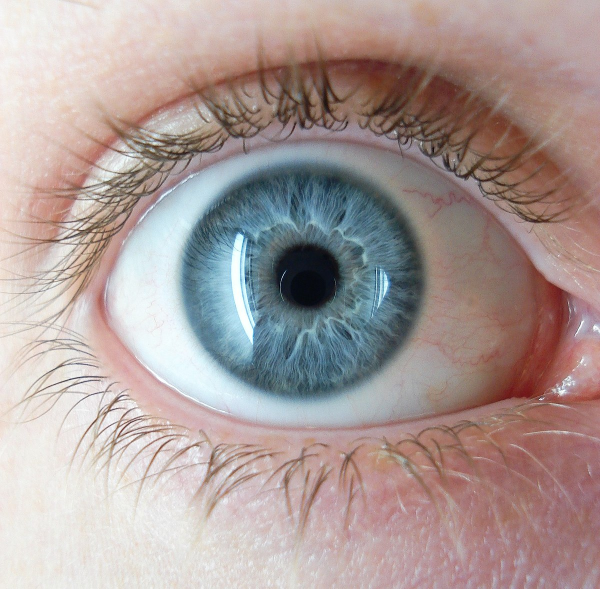
#> input picture images/A_blue_eye.jpg, 1200 x 1177 px (shown at 1/2 size)
$ python border_detection.py
#> lines starting #> are read from the running program, lines starting #| are printed output that depends on the picture; after the words box and inside, x2 and y2 are one past the last pixel; in counts of white or black regions, pixels touching at a corner belong together
import cv2
import numpy as np

#leitura da imagem
img = cv2.imread('./images/A_blue_eye.jpg')
#> img is the input picture: shape (1177, 1200, 3); mean B, G, R 152.6, 155.3, 170.5
#mudando os dimensões
img = cv2.resize(img,(0,0), fx=0.3,fy=0.3)
#> img: shape (353, 360, 3)

img_blue = (img[:,:,0]) #canal azul
img_green = (img[:,:,1]) #canal verde
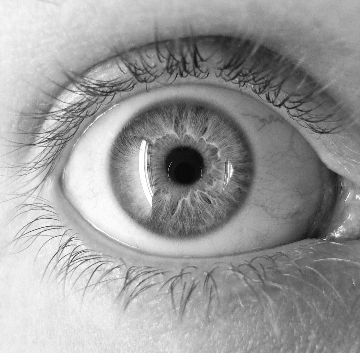
#> img_green: shape (353, 360); min 6, max 255, mean 155.2
img_red = (img[:,:,2]) #canal vermelho
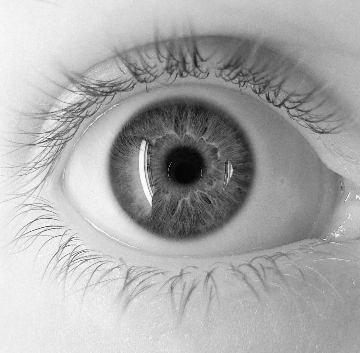
#> img_red: shape (353, 360); min 0, max 255, mean 170.4

img_gray = cv2.cvtColor(img, cv2.COLOR_BGR2GRAY) #imagem em escala de cinza
width, height = img_red.shape #dimensões da imagens (linha, coluna)
#> width = 353; height = 360

img_bin = img_red.copy() #copiando a imagem, para depois substituir os valores dos pixels em posições especificas

#faz a binarização
pixel =0
for i in range(width):
    for j in range(height):
        pixel = img_red[i][j]
        if pixel > 95:
            img_bin[i][j] = 255
        else:
            img_bin[i][j] = 0
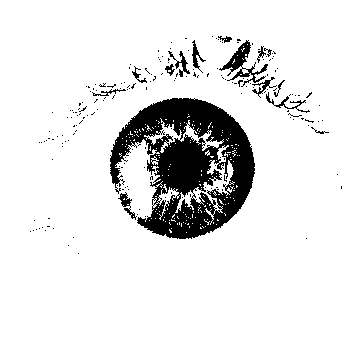
#> img_bin: shape (353, 360); 89.5% white; 194 black regions (179 under 20 px), largest, box (x1, y1, x2, y2) and area: (110, 98, 255, 239) 11206, (219, 40, 268, 87) 602, (168, 51, 190, 77) 157

#Guardar os extremos da limiarização, para desenhar o círculo
positionsX=[]
positionsY=[]

#crescimento por região
element = cv2.getStructuringElement(cv2.MORPH_ELLIPSE, (1,1))
img_bin = cv2.erode(img_bin,element)

#Filtro para retirar ruídos
img_bin = cv2.medianBlur(img_bin,9)
#> img_bin: shape (353, 360); 90% white; 11 black regions (5 under 20 px), largest, box (x1, y1, x2, y2) and area: (110, 98, 255, 239) 11971, (225, 43, 253, 79) 427, (121, 194, 130, 209) 85, (179, 59, 186, 73) 60, (193, 50, 199, 64) 54, (261, 81, 269, 90) 46

#detecção de bordas
img_bin = cv2.Canny(img_bin,100,200)
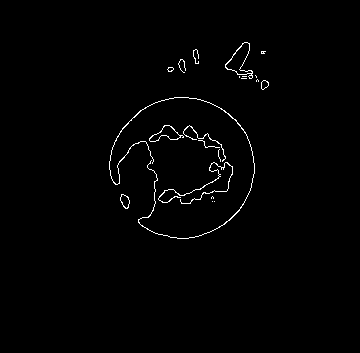
#> img_bin: shape (353, 360); 1.1% white in thin lines or dots, all inside (x1, y1, x2, y2) = (109, 42, 269, 239)

#Percorrendo a imagem binarizada
for i in range(width):
    for j in range(height):
        pixel = img_red[i][j]
        if pixel == 0:
            positionsX.append(i)
            positionsY.append(j)
#> after the loop, positionsX = [164]; positionsY = [169]

#definição de uma cor
color = (0,255,255)

#fazendo os círculos
cv2.circle(img, (positionsY[0],positionsX[0]), 70, color)
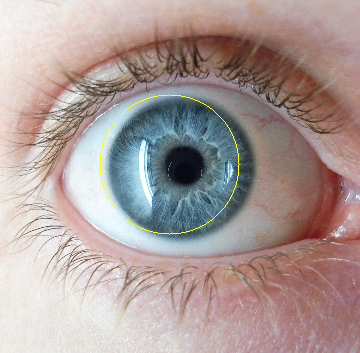
#> img: shape (353, 360, 3); mean B, G, R 152, 155.5, 170.8
cv2.circle(img, (positionsY[0],positionsX[0]), 20, color)
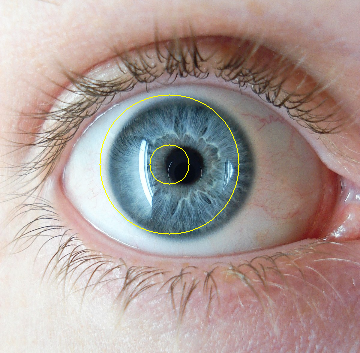
#> img: shape (353, 360, 3); 0.09% of pixels changed, all inside (x1, y1, x2, y2) = (149, 144, 190, 185)

#Exibição das imagens
result = np.hstack((img_blue,img_green,img_red))
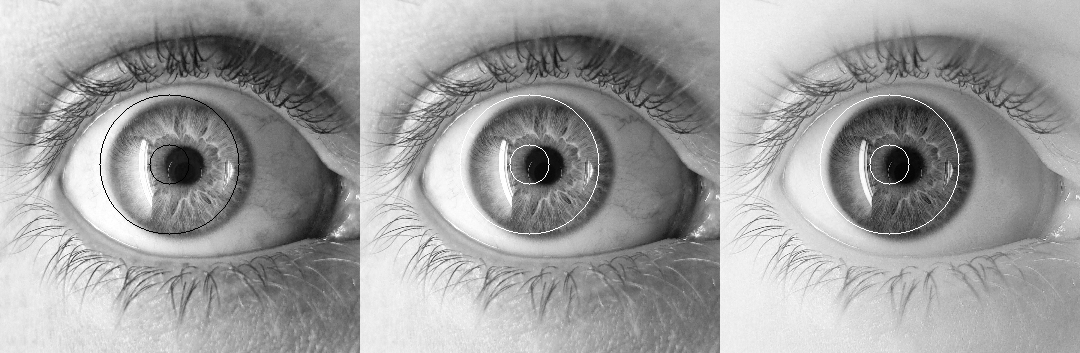
#> result: shape (353, 1080); min 0, max 255, mean 159.5
cv2.imshow('Canais Separados',result)
cv2.imshow('Segmentado', img_bin)
cv2.imshow('Resultado', img)
cv2.waitKey(0)

$ run again, with images/WhiteHorse.jpg copied over images/A_blue_eye.jpg
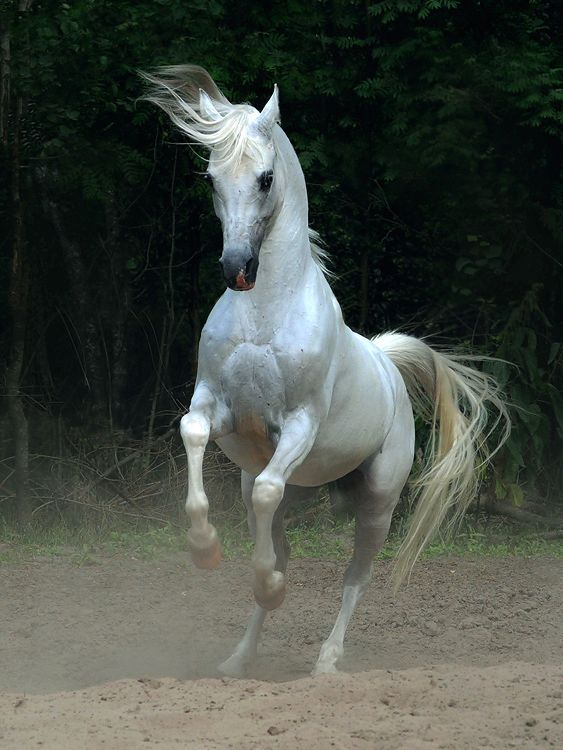
#> input picture images/WhiteHorse.jpg, 563 x 750 px
#> img is the input picture: shape (750, 563, 3); mean B, G, R 70.2, 77.8, 72
#> after the loop `for i in range(width):`:
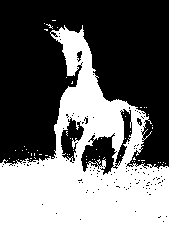
#> img_bin: shape (225, 169); 41.7% white; 61 white regions (60 under 20 px), largest, box (x1, y1, x2, y2) and area: (0, 25, 169, 225) 15723
#> after the loop `for i in range(width):`: positionsX = 505 values from 0 to 97; positionsY = 505 values, max 168 at index 116, min 2 at index 30, mean 96.03
#> `result = np.hstack((img_blue,img_green,img_red))`:
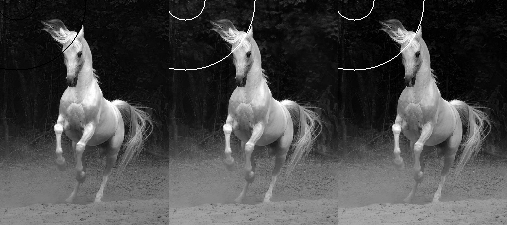
#> result: shape (225, 507); min 0, max 255, mean 73.8
